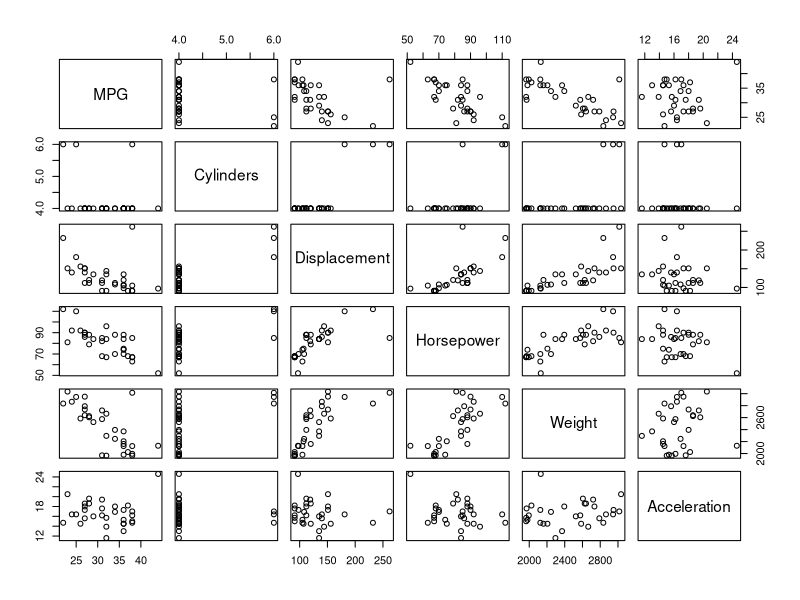
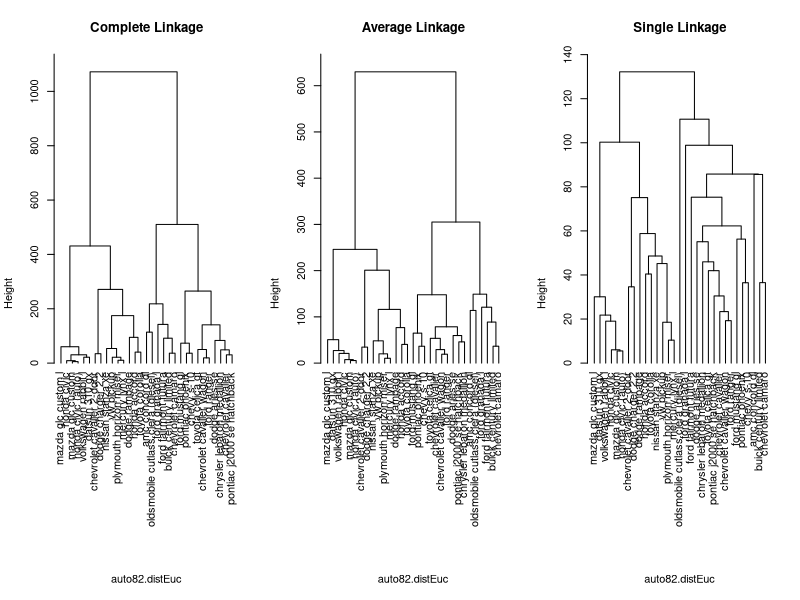
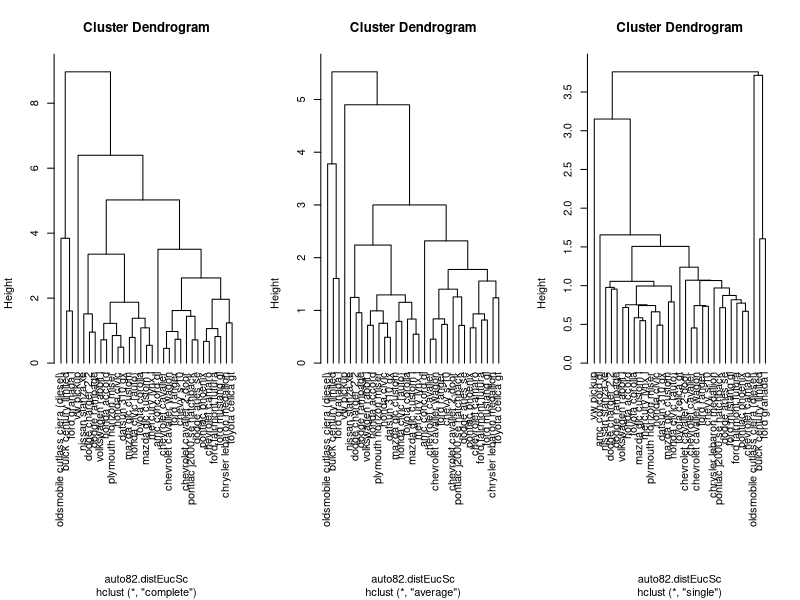
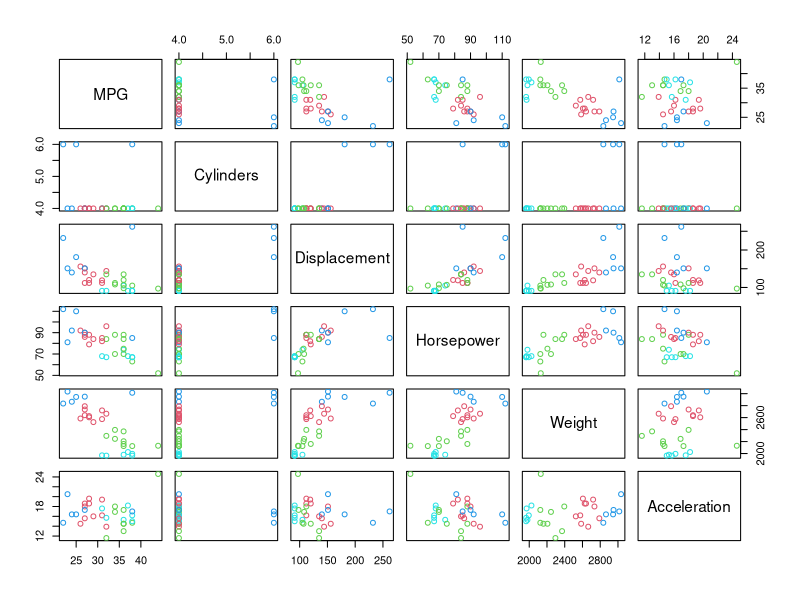
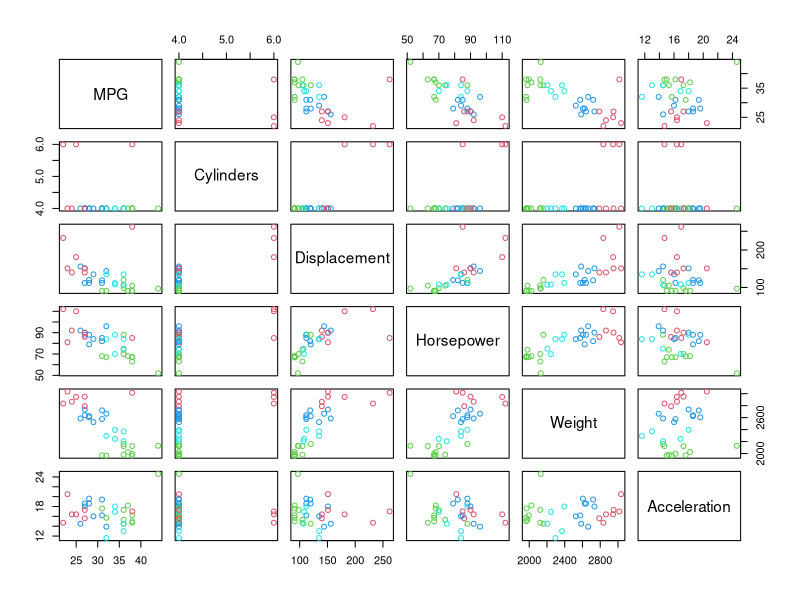
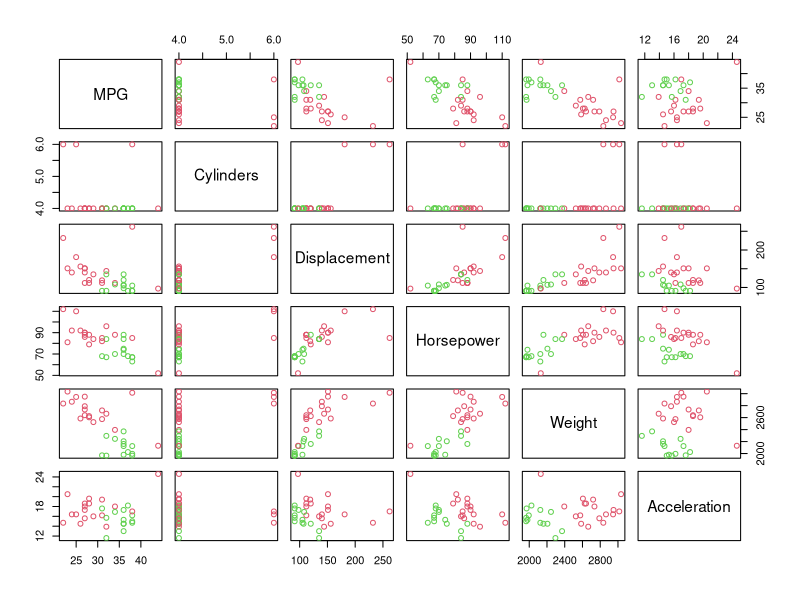
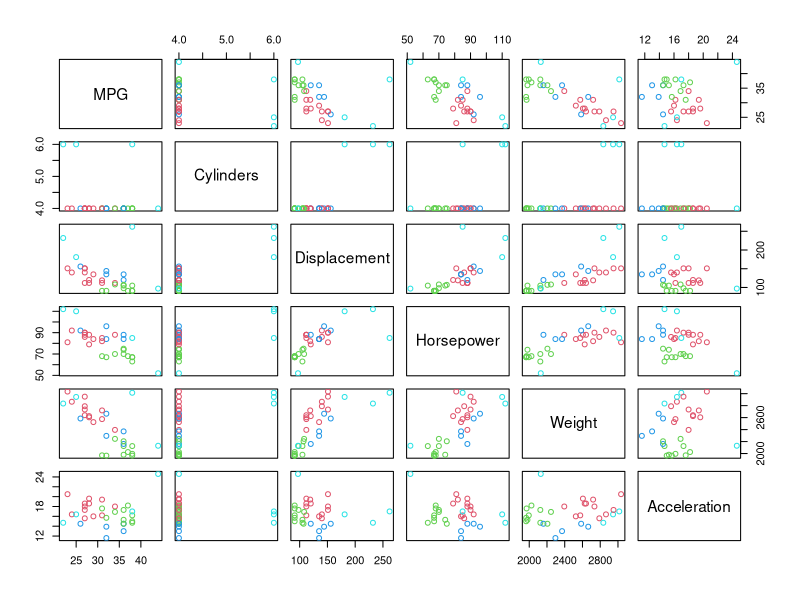

These figures' R source, in order:
# ST 558: Multivariate Analytics
# Module 8 R Activity 
# Nora Quick

###########
# Step 2  #
###########

library(mclust)

# Question 1: 
# -----------
auto82 <- read.csv('Auto82MPGData.csv')
head(auto82)

# Question 2: 
# -----------
pairs(auto82[,1:6])


###########
# Step 3  #
###########

# Question 3: 
# -----------
auto82.distEuc <- dist(auto82[,1:6])

auto82.hcEuc <- hclust(auto82.distEuc, method="complete")
auto82.haEuc <- hclust(auto82.distEuc, method="average")
auto82.hsEuc <- hclust(auto82.distEuc, method="single")

names(auto82.hcEuc)

par(mfrow=c(1,3))
plot(auto82.hcEuc, labels=auto82[,7], hang=-1, sub="", main="Complete Linkage")
plot(auto82.haEuc, labels=auto82[,7], hang=-1, sub="", main="Average Linkage")
plot(auto82.hsEuc, labels=auto82[,7], hang=-1, sub="", main="Single Linkage")

# Question 4: 
# -----------
auto82.sc <- scale(auto82[,1:6])
auto82.distEucSc <- dist(auto82.sc)

auto82.hcEucSc <- hclust(auto82.distEucSc, method="complete")
auto82.haEucSc <- hclust(auto82.distEucSc, method="average")
auto82.hsEucSc <- hclust(auto82.distEucSc, method="single")

par(mfrow=c(1,3))
plot(auto82.hcEucSc, labels=auto82[,7], hang=-1)
plot(auto82.haEucSc, labels=auto82[,7], hang=-1)
plot(auto82.hsEucSc, labels=auto82[,7], hang=-1)

# Question 5: 
# -----------
#auto82.hsEucSc <- hclust(auto82.distEucSc, method="single")
#plot(auto82.haEucSc, labels=auto82[,7], hang=-1)

# Question 6: 
# -----------
cutree(auto82.hcEuc, k=4)

pairs(auto82[,1:6], col=cutree(auto82.hcEuc,k=4)+1)



###########
# Step 4  #
###########

# Question 7: 
# -----------
auto82.km3 <- kmeans(auto82[,1:6], centers=4, nstart=10)

names(auto82.km3)

auto82[auto82.km3$clus==1,7]
auto82[auto82.km3$clus==2,7]
auto82[auto82.km3$clus==3,7]
auto82[auto82.km3$clus==4,7]

# Question 8: 
# -----------
table(auto82.km3$clus, cutree(auto82.hcEuc, k=4))

# Question 9: 
# -----------
pairs(auto82[,1:6], col=auto82.km3$clus+1)


###########
# Step 5  #
###########

# Question 11: 
auto82.mc <- Mclust(auto82[,1:6])
auto82.mc

names(auto82.mc)

pairs(auto82[,1:6], col=auto82.mc$clas+1)


# Question 12: 
# -----------
auto82.mc4 <- Mclust(auto82[,1:6], G=4)

pairs(auto82[,1:6], col=auto82.mc4$clas+1)

table(auto82.mc4$clas, auto82.km3$clus)
